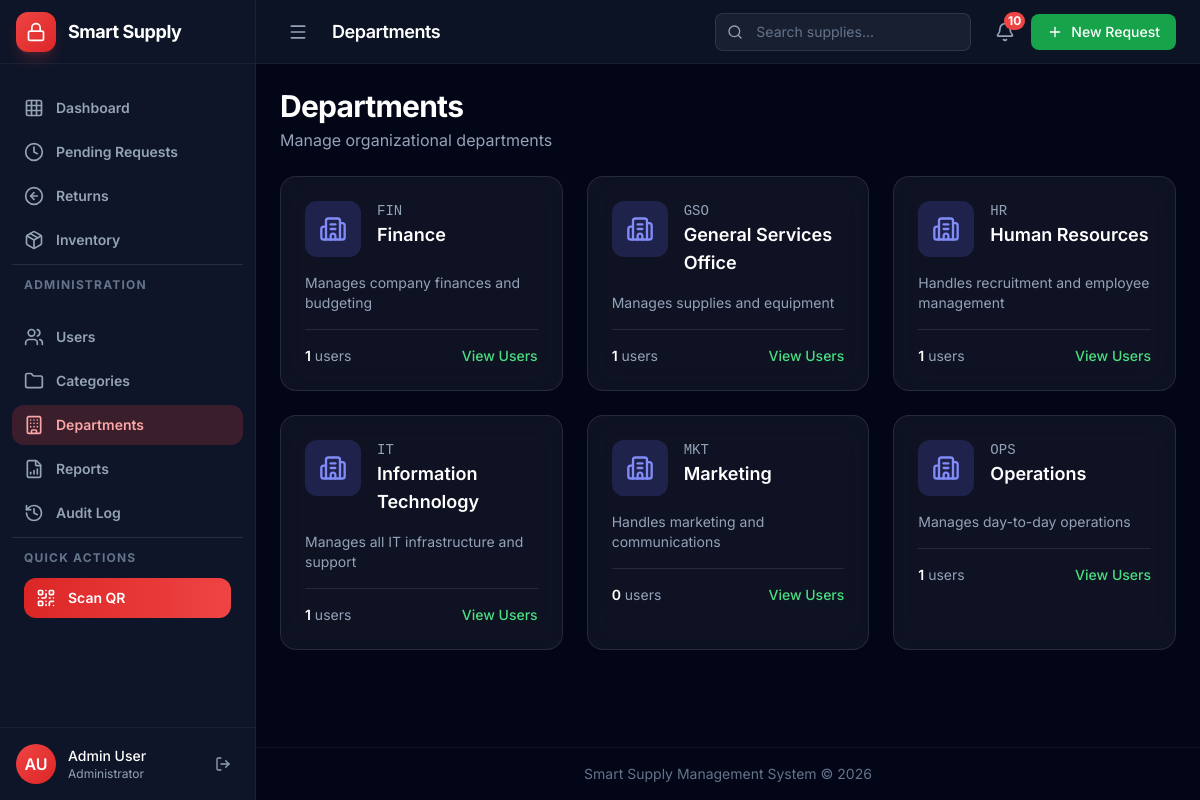
Screenshot of /departments/ (signed in) with the database file from the repository.
### core/models.py (models this page shows, shortened)
class User(AbstractUser):
    class Role(models.TextChoices):
        ADMIN = 'admin', 'Admin'
        GSO_STAFF = 'gso_staff', 'GSO Staff'
        DEPARTMENT_USER = 'department_user', 'Department User'
    class ApprovalStatus(models.TextChoices):
        PENDING = 'pending', 'Pending Approval'
        APPROVED = 'approved', 'Approved'
        REJECTED = 'rejected', 'Rejected'
    username = models.CharField(max_length=150, unique=True)
    email = models.EmailField('email address', blank=True)
    role = models.CharField(
        max_length=20,
        choices=Role.choices,
        default=Role.DEPARTMENT_USER
    )
    approval_status = models.CharField(
        max_length=20,
        choices=ApprovalStatus.choices,
        default=ApprovalStatus.PENDING
    )
    department = models.ForeignKey(
        Department,
        on_delete=models.SET_NULL,
        null=True,
        blank=True,
        related_name='users'
    )
    phone = models.CharField(max_length=20, blank=True)
    profile_picture = models.ImageField(
        upload_to='profile_pics/',
        blank=True,
        null=True
    )
    created_at = models.DateTimeField(auto_now_add=True)
    updated_at = models.DateTimeField(auto_now=True)
    objects = UserManager()
    USERNAME_FIELD = 'username'
    REQUIRED_FIELDS = ['first_name', 'last_name']
    class Meta:
        ordering = ['-created_at']
    @property
    def overdue_items(self):
        return self.borrowed_items.filter(
            returned_at__isnull=True,
            return_deadline__lt=timezone.now()
        )
    @property
    def has_overdue_items(self):
        return self.overdue_items.exists()

class Department(models.Model):
    name = models.CharField(max_length=100, unique=True)
    code = models.CharField(max_length=20, unique=True, help_text="Short code (e.g., IT, HR, FIN)")
    description = models.TextField(blank=True)
    is_active = models.BooleanField(default=True)
    created_at = models.DateTimeField(auto_now_add=True)
    updated_at = models.DateTimeField(auto_now=True)
    class Meta:
        ordering = ['name']

### core/views.py (the view)
# urls.py: path('departments/', views.departments_list, name='departments'),
@login_required
def departments_list(request):
    if request.user.role != User.Role.ADMIN:
        messages.error(request, 'Access denied.')
        return redirect('dashboard')
    departments = Department.objects.annotate(
        user_count=Count('users')
    ).order_by('name')
    return render(request, 'admin/departments.html', {'departments': departments})

### core/context_processors.py (called while the page is built)
def notifications(request):
    if not request.user.is_authenticated:
        return {
            'notifications': [],
            'notifications_count': 0,
            'notifications_unread_count': 0,
        }
    unread_notifications = Notification.objects.filter(
        user=request.user,
        is_read=False
    ).select_related('related_request', 'related_borrowed_item')[:10]
    unread_count = Notification.objects.filter(
        user=request.user,
        is_read=False
    ).count()
    return {
        'notifications': unread_notifications,
        'notifications_count': unread_count,
        'notifications_unread_count': unread_count,
    }

def user_permissions(request):
    if not request.user.is_authenticated:
        return {
            'is_gso_or_admin': False,
            'can_approve_requests': False,
            'can_manage_users': False,
        }
    from .models import User
    is_gso_or_admin = request.user.role in [User.Role.GSO_STAFF, User.Role.ADMIN]
    return {
        'is_gso_or_admin': is_gso_or_admin,
        'can_approve_requests': is_gso_or_admin,
        'can_manage_users': request.user.role == User.Role.ADMIN,
    }

def pending_requests_count(request):
    if not request.user.is_authenticated:
        return {'pending_requests_count': 0}
    from .models import SupplyRequest, User
    if request.user.role in [User.Role.GSO_STAFF, User.Role.ADMIN]:
        count = SupplyRequest.objects.filter(status=SupplyRequest.Status.PENDING).count()
        return {'pending_requests_count': count}
    return {'pending_requests_count': 0}

### templates/admin/departments.html (shortened to what this page needs)
{% extends 'base.html' %}
{% load static %}
{% block content %}
<div class="space-y-6 animate-fadeIn">
    <div class="flex flex-col sm:flex-row sm:items-center sm:justify-between gap-4">
        <div>
            <h2 class="text-3xl font-bold tracking-tight text-white">Departments</h2>
            <p class="text-slate-400 mt-1">Manage organizational departments</p>
        </div>
    </div>
    <div class="grid grid-cols-1 md:grid-cols-2 lg:grid-cols-3 gap-6">
        {% for dept in departments %}
        <div class="bg-white/5 backdrop-blur-lg border border-white/10 rounded-2xl p-6 transition-all duration-200 hover:border-white/20 hover:bg-white/[0.08] hover:shadow-lg hover:shadow-green-500/10 hover:-translate-y-0.5">
            <div class="flex items-start gap-4">
                <div class="w-14 h-14 rounded-xl bg-indigo-500/20 flex items-center justify-center flex-shrink-0">
                    <i data-lucide="building-2" class="w-7 h-7 text-indigo-400"></i>
                </div>
                <div class="flex-1">
                    <div class="flex items-center gap-2">
                        <span class="font-mono text-sm text-slate-400">{{ dept.code }}</span>
                    </div>
                    <h3 class="font-semibold text-lg text-white">{{ dept.name }}</h3>
                </div>
            </div>
            {% if dept.description %}
            <p class="text-sm text-slate-400 mt-4">{{ dept.description }}</p>
            {% endif %}
            <div class="mt-4 pt-4 border-t border-white/10 flex items-center justify-between text-sm">
                <span class="text-slate-400">
                    <span class="font-semibold text-white">{{ dept.user_count }}</span> users
                </span>
                <a href="{% url 'users' %}?department={{ dept.id }}" class="text-green-400 hover:text-green-300 transition-colors font-medium">
                    View Users
                </a>
            </div>
        </div>
        {% empty %}
        <div class="col-span-full bg-white/5 border border-white/10 rounded-2xl p-12 text-center">
            <i data-lucide="building" class="w-16 h-16 text-slate-600 mx-auto mb-4"></i>
            <h3 class="text-lg font-semibold text-slate-300 mb-2">No departments found</h3>
        </div>
        {% endfor %}
    </div>
</div>
{% endblock %}

### templates/sidebars/admin_sidebar.html (shortened to what this page needs)
<aside class="fixed lg:sticky top-0 left-0 z-50 h-screen bg-slate-900/95 backdrop-blur-xl border-r border-white/5 transition-all duration-300"
       :class="sidebarOpen ? 'w-64 translate-x-0' : 'w-64 -translate-x-full lg:w-20 lg:translate-x-0'">
    <div class="h-full flex flex-col">
        <div class="h-16 flex items-center border-b border-white/5 px-4">
            <a href="{% url 'dashboard' %}" up-target="main" up-follow class="flex items-center gap-3">
                <div class="w-10 h-10 rounded-xl bg-gradient-to-br from-red-500 to-red-600 flex items-center justify-center shadow-lg shadow-red-500/20 flex-shrink-0">
                    <i data-lucide="lock" class="w-5 h-5 text-white"></i>
                </div>
                <span class="font-bold text-lg tracking-tight text-white transition-opacity duration-200"
                      :class="sidebarOpen ? 'opacity-100' : 'opacity-0 lg:hidden'">
                    Smart Supply
                </span>
            </a>
        </div>
        <nav class="flex-1 py-6 px-3 space-y-1 overflow-y-auto" x-init="$nextTick(() => { if (window.lucide) lucide.createIcons(); })">
            <a href="{% url 'dashboard' %}" up-target="main" up-follow
               class="flex items-center gap-3 px-3 py-2.5 rounded-xl transition-all duration-200"
               :class="currentUrl === '{% url 'dashboard' %}' ? 'bg-red-500/20 text-red-300' : 'text-slate-400 hover:bg-white/5 hover:text-white'">
                <i data-lucide="grid-3x3" class="w-5 h-5"></i>
                <span class="text-sm font-semibold transition-opacity" :class="sidebarOpen ? 'opacity-100' : 'opacity-0 lg:hidden'">Dashboard</span>
            </a>
            <a href="{% url 'pending_requests' %}" up-target="main" up-follow
               class="flex items-center justify-between px-3 py-2.5 rounded-xl transition-all duration-200"
               :class="currentUrl.startsWith('{% url 'pending_requests' %}') ? 'bg-red-500/20 text-red-300' : 'text-slate-400 hover:bg-white/5 hover:text-white'">
                <div class="flex items-center gap-3">
                    <i data-lucide="clock" class="w-5 h-5"></i>
                    <span class="text-sm font-semibold transition-opacity" :class="sidebarOpen ? 'opacity-100' : 'opacity-0 lg:hidden'">Pending Requests</span>
                </div>
            </a>
            <a href="{% url 'returns' %}" up-target="main" up-follow
               class="flex items-center gap-3 px-3 py-2.5 rounded-xl transition-all duration-200"
               :class="currentUrl === '{% url 'returns' %}' ? 'bg-red-500/20 text-red-300' : 'text-slate-400 hover:bg-white/5 hover:text-white'">
                <i data-lucide="arrow-left-circle" class="w-5 h-5"></i>
                <span class="text-sm font-semibold transition-opacity" :class="sidebarOpen ? 'opacity-100' : 'opacity-0 lg:hidden'">Returns</span>
            </a>
            <a href="{% url 'supplies' %}" up-target="main" up-follow
               class="flex items-center gap-3 px-3 py-2.5 rounded-xl transition-all duration-200"
               :class="currentUrl.startsWith('{% url 'supplies' %}') ? 'bg-red-500/20 text-red-300' : 'text-slate-400 hover:bg-white/5 hover:text-white'">
                <i data-lucide="package" class="w-5 h-5"></i>
                <span class="text-sm font-semibold transition-opacity" :class="sidebarOpen ? 'opacity-100' : 'opacity-0 lg:hidden'">Inventory</span>
            </a>
            <div class="h-px bg-white/10 my-3"></div>
            <div class="px-3 py-2">
                <p class="text-xs font-bold text-slate-500 uppercase tracking-widest mb-3" :class="sidebarOpen ? 'opacity-100' : 'opacity-0 lg:hidden'">Administration</p>
            </div>
            <a href="{% url 'users' %}" up-target="main" up-follow
               class="flex items-center gap-3 px-3 py-2.5 rounded-xl transition-all duration-200"
               :class="currentUrl.startsWith('{% url 'users' %}') ? 'bg-red-500/20 text-red-300' : 'text-slate-400 hover:bg-white/5 hover:text-white'">
                <i data-lucide="users" class="w-5 h-5"></i>
                <span class="text-sm font-semibold transition-opacity" :class="sidebarOpen ? 'opacity-100' : 'opacity-0 lg:hidden'">Users</span>
            </a>
            <a href="{% url 'categories' %}" up-target="main" up-follow
               class="flex items-center gap-3 px-3 py-2.5 rounded-xl transition-all duration-200"
               :class="currentUrl.startsWith('{% url 'categories' %}') ? 'bg-red-500/20 text-red-300' : 'text-slate-400 hover:bg-white/5 hover:text-white'">
                <i data-lucide="folder" class="w-5 h-5"></i>
                <span class="text-sm font-semibold transition-opacity" :class="sidebarOpen ? 'opacity-100' : 'opacity-0 lg:hidden'">Categories</span>
            </a>
            <a href="{% url 'departments' %}" up-target="main" up-follow
               class="flex items-center gap-3 px-3 py-2.5 rounded-xl transition-all duration-200"
               :class="currentUrl.startsWith('{% url 'departments' %}') ? 'bg-red-500/20 text-red-300' : 'text-slate-400 hover:bg-white/5 hover:text-white'">
                <i data-lucide="building" class="w-5 h-5"></i>
                <span class="text-sm font-semibold transition-opacity" :class="sidebarOpen ? 'opacity-100' : 'opacity-0 lg:hidden'">Departments</span>
            </a>
            <a href="{% url 'reports' %}" up-target="main" up-follow
               class="flex items-center gap-3 px-3 py-2.5 rounded-xl transition-all duration-200"
               :class="currentUrl.startsWith('{% url 'reports' %}') ? 'bg-red-500/20 text-red-300' : 'text-slate-400 hover:bg-white/5 hover:text-white'">
                <i data-lucide="file-bar-chart" class="w-5 h-5"></i>
                <span class="text-sm font-semibold transition-opacity" :class="sidebarOpen ? 'opacity-100' : 'opacity-0 lg:hidden'">Reports</span>
            </a>
            <a href="{% url 'audit_log' %}" up-target="main" up-follow
               class="flex items-center gap-3 px-3 py-2.5 rounded-xl transition-all duration-200"
               :class="currentUrl.startsWith('{% url 'audit_log' %}') ? 'bg-red-500/20 text-red-300' : 'text-slate-400 hover:bg-white/5 hover:text-white'">
                <i data-lucide="history" class="w-5 h-5"></i>
                <span class="text-sm font-semibold transition-opacity" :class="sidebarOpen ? 'opacity-100' : 'opacity-0 lg:hidden'">Audit Log</span>
            </a>
            <div class="h-px bg-white/10 my-3"></div>
            <div class="px-3 py-2">
                <p class="text-xs font-bold text-slate-500 uppercase tracking-widest mb-3" :class="sidebarOpen ? 'opacity-100' : 'opacity-0 lg:hidden'">Quick Actions</p>
                <a href="{% url 'qr_scanner' %}" up-target="main" up-follow
                   class="flex items-center gap-3 px-3 py-2.5 rounded-xl bg-gradient-to-r from-red-600 to-red-500 hover:from-red-500 hover:to-red-400 text-white transition-all">
                    <i data-lucide="qr-code" class="w-5 h-5"></i>
                    <span class="text-sm font-semibold transition-opacity" :class="sidebarOpen ? 'opacity-100' : 'opacity-0 lg:hidden'">Scan QR</span>
                </a>
            </div>
        </nav>
        <div class="border-t border-white/5 p-4">
            <div class="flex items-center gap-3">
                <div class="w-10 h-10 rounded-full bg-gradient-to-br from-red-500 to-red-600 flex items-center justify-center text-white font-semibold flex-shrink-0">
                    {{ user.first_name.0 }}{{ user.last_name.0 }}
                </div>
                <div class="flex-1 min-w-0" :class="sidebarOpen ? 'block' : 'hidden lg:hidden'">
                    <p class="text-sm font-medium text-white truncate">{{ user.get_full_name }}</p>
                    <p class="text-xs text-slate-400 truncate">Administrator</p>
                </div>
                <a href="{% url 'logout' %}"
                   class="p-2 rounded-lg hover:bg-red-500/20 hover:text-red-400 text-slate-400 transition-colors"
                   :class="sidebarOpen ? 'block' : 'hidden lg:block'"
                   title="Logout">
                    <i data-lucide="log-out" class="w-4 h-4"></i>
                </a>
            </div>
        </div>
    </div>
</aside>

### templates/base.html (style rules this page uses)
:root { --glass-bg: rgba(255, 255, 255, 0.05); --glass-border: rgba(255, 255, 255, 0.1); --glass-blur: 16px; --shadow-glow-primary: 0 0 30px rgba(239, 68, 68, 0.15); --shadow-glow-accent: 0 0 30px rgba(99, 102, 241, 0.15); --shadow-glow-danger: 0 0 30px rgba(239, 68, 68, 0.15); --transition-fast: 150ms ease; --transition-base: 200ms ease; --transition-slow: 300ms ease; }
* { scrollbar-width: thin; scrollbar-color: rgba(255, 255, 255, 0.1) transparent; }

### rows the page displays
User: first_name.0 "A", last_name.0 "U", get_full_name "Admin User"
Department: code "FIN", name "Finance", description "Manages company finances and budgeting", user_count "1"
Department: code "GSO", name "General Services Office", description "Manages supplies and equipment", user_count "1"
Department: code "HR", name "Human Resources", description "Handles recruitment and employee management", user_count "1"
Department: code "IT", name "Information Technology", description "Manages all IT infrastructure and support", user_count "1"
Department: code "MKT", name "Marketing", description "Handles marketing and communications", user_count "0"
Department: code "OPS", name "Operations", description "Manages day-to-day operations", user_count "1"

### other values shown
{{ notifications_count }} "10"
